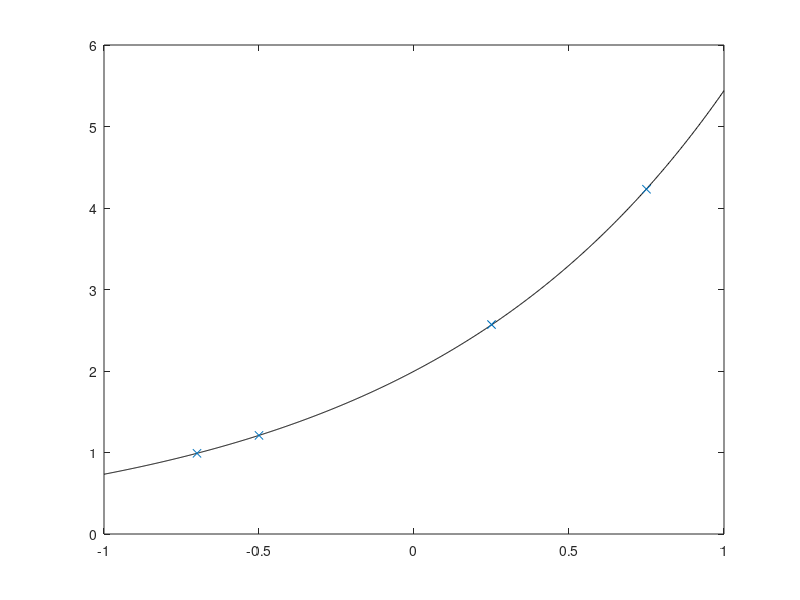

This chart was generated by the following MATLAB code:
x = [-0.7, -0.5, 0.25, 0.75];
y = [0.99, 1.21, 2.57, 4.23];
% y=a*exp(bx)
% lny=bx+lna
lny = log(y);
R = [x' ones(4, 1)];
% solve A
A = R \ lny';

a = exp(A(2));
b = A(1);
F = @(x)a*exp(b*x);
f = F(x);
% error
M2 = sqrt((y - f) * (y - f)')

xx = linspace(-1, 1, 1000);
plot(xx, F(xx), 'k', x, y, 'x')